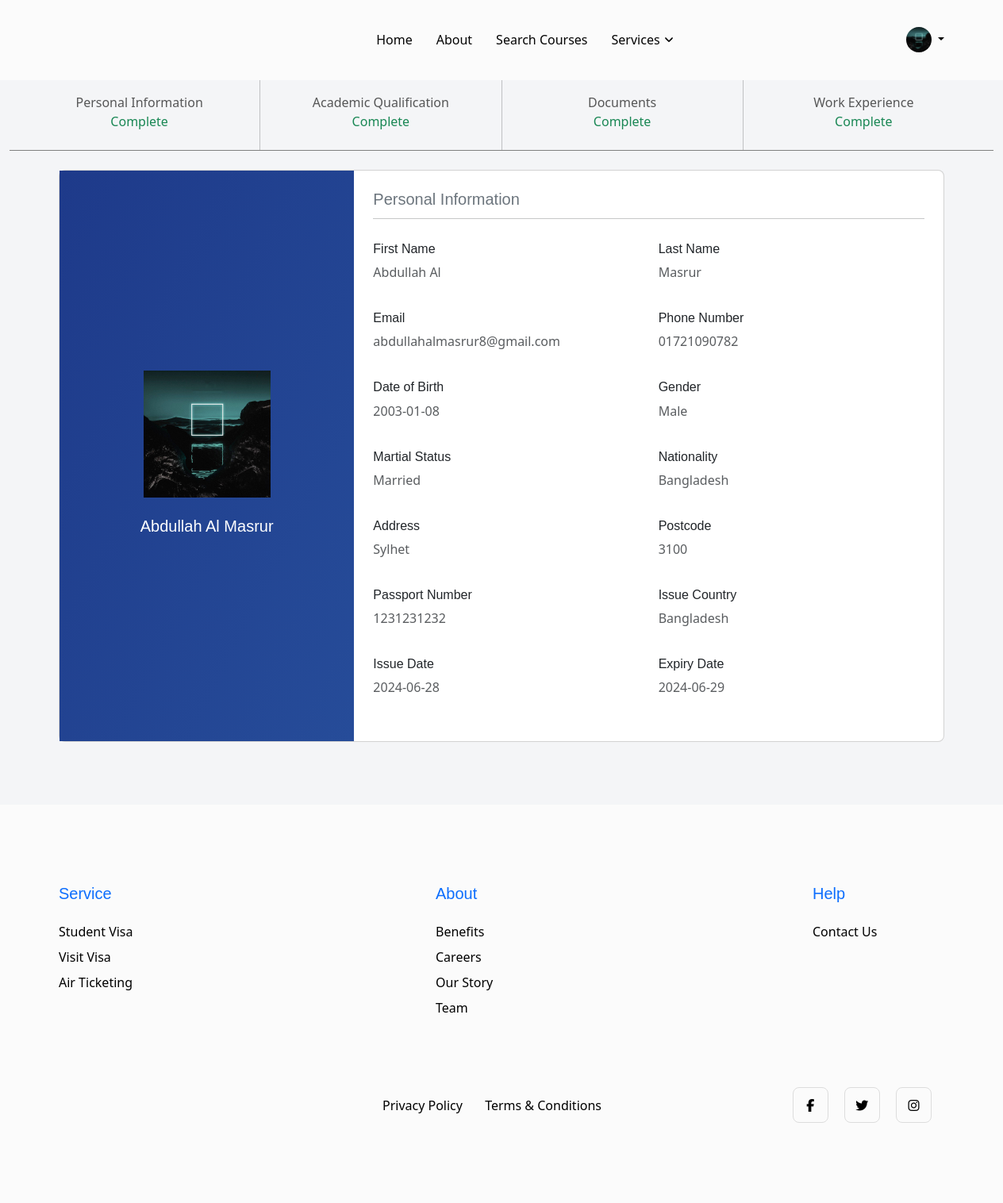
Screenshot of /profile.php (signed in) with the database file from the repository.
### tables this page shows
CREATE TABLE `users` (
  `id` int(255) NOT NULL,
  `firstname` varchar(255) NOT NULL,
  `lastname` varchar(255) NOT NULL,
  `password` varchar(255) NOT NULL,
  `email` varchar(255) NOT NULL,
  `phonenumber` varchar(255) NOT NULL,
  `verifytoken` varchar(255) NOT NULL,
  `verifystatus` int(255) NOT NULL,
  `dob` varchar(255) NOT NULL,
  `gender` varchar(255) NOT NULL,
  `marital` varchar(255) NOT NULL,
  `nation` varchar(255) NOT NULL,
  `address` varchar(255) NOT NULL,
  `postcode` varchar(255) NOT NULL,
  `passportnum` varchar(255) NOT NULL,
  `issuecountry` varchar(255) NOT NULL,
  `issuedate` varchar(255) NOT NULL,
  `expirydate` varchar(255) NOT NULL,
  `institutionname` varchar(255) NOT NULL,
  `studycountry` varchar(255) NOT NULL,
  `cgpa` varchar(255) NOT NULL,
  `qualification` varchar(255) NOT NULL,
  `startdate` varchar(255) NOT NULL,
  `enddate` varchar(255) NOT NULL,
  `language` varchar(255) NOT NULL,
  `eduaddress` varchar(255) NOT NULL,
  `companyname` varchar(255) NOT NULL,
  `jobtitle` varchar(255) NOT NULL,
  `jobstartdate` varchar(255) NOT NULL,
  `jobenddate` varchar(255) NOT NULL,
  `jobresponsibilities` varchar(255) NOT NULL,
  `createdOn` timestamp NOT NULL DEFAULT current_timestamp(),
  `assignedTo` varchar(255) NOT NULL DEFAULT 'None',
  `applied` int(255) NOT NULL,
  `profilePic` varchar(255) NOT NULL DEFAULT 'User Photos/blank-profile-picture.jpg',
  `eduDoc` longtext NOT NULL
);

### profile.php (the view, shortened to what this page needs)
<?php
include "connection.php";
if (isset($_SESSION['user'])) {
    $loggedInUser = mysqli_query($conn, "SELECT * FROM `users` WHERE email = '{$_SESSION['user']}'");
    $user = mysqli_fetch_assoc($loggedInUser);
}
function isPersonalInfoComplete($user)
{
    $fields = [
        'firstname',
        'lastname',
        'email',
        'phonenumber',
        'dob',
        'gender',
        'marital',
        'nation',
        'address',
        'postcode',
        'passportnum',
        'issuecountry',
        'issuedate',
        'expirydate'
    ];
    return true;
}
$isComplete = isPersonalInfoComplete($user);
function isAcademicInfoComplete($user)
{
    $fields = [
        'institutionname',
        'studycountry',
        'qualification',
        'cgpa',
        'startdate',
        'enddate',
        'language',
        'eduaddress'
    ];
    return true;
}
$isAcademicComplete = isAcademicInfoComplete($user);
function isWorkExperienceComplete($user)
{
    $fields = [
        'companyname',
        'jobtitle',
        'jobstartdate',
        'jobenddate',
        'jobresponsibilities'
    ];
    return true;
}
$isWorkExperienceComplete = isWorkExperienceComplete($user);
?>
<!DOCTYPE html>
<html lang="en">
<head>
    <link rel="stylesheet" href="css/next.css">
    <link href="https://cdn.jsdelivr.net/npm/bootstrap@5.3.0/dist/css/bootstrap.min.css" rel="stylesheet"
>
    <link rel="stylesheet" href="https://cdnjs.cloudflare.com/ajax/libs/font-awesome/6.5.1/css/all.min.css">
    <link rel="stylesheet" href="https://cdnjs.cloudflare.com/ajax/libs/animate.css/4.1.1/animate.min.css" />
</head>
<body>
    <?php include "header.php"; ?>
    <div class="container-fluid">
        <section>
            <nav class="navbar navbar-expand-lg p-0" style="border-bottom: 1px solid grey;">
                <div class="container-fluid justify-content-center">
                    <ul class="navbar-nav justify-content-evenly w-100">
                        <li class="nav-item" style="flex: 1;">
                            <a class="nav-link text-center d-block pt-3" href="#pinfo">
                                Personal Information<br>
                                <p class="<?php echo $isComplete ? 'text-success' : 'text-danger'; ?>">
                                    <?php echo $isComplete ? 'Complete' : 'Incomplete'; ?>
                                </p>
                            </a>
                        </li>
                        <li class="nav-item" style="flex: 1;">
                            <a class="nav-link text-center d-block pt-3" href="#equalif">
                                Academic Qualification<br>
                                <p class="<?php echo $isAcademicComplete ? 'text-success' : 'text-danger'; ?>">
                                    <?php echo $isAcademicComplete ? 'Complete' : 'Incomplete'; ?>
                                </p>
                            </a>
                        </li>
                        <li class="nav-item" style="flex: 1;">
                            <a class="nav-link text-center d-block pt-3" href="#docs">
                                Documents<br>
                                <p class="text-success">Complete</p>
                            </a>
                        </li>
                        <li class="nav-item" style="flex: 1;">
                            <a class="nav-link text-center d-block pt-3" href="#wexp">
                                Work Experience<br>
                                <p class="<?php echo $isWorkExperienceComplete ? 'text-success' : 'text-danger'; ?>">
                                    <?php echo $isWorkExperienceComplete ? 'Complete' : 'Incomplete'; ?>
                                </p>
                            </a>
                        </li>
                    </ul>
                </div>
            </nav>
        </section>
        <section class="vh-100">
            <div class="container h-100">
                <div class="mt-4 col col-lg-12">
                    <div class="card" id="pinfo" style="border-radius: .5rem;">
                        <form action="" method="POST">
                            <div class="row g-0">
                                <div class="col-md-4 gradient-custom text-center text-white d-flex justify-content-center align-items-center"
                                    style="height: auto;">
                                    <div>
                                        <img src="<?php echo $user['profilePic']; ?>" alt="Avatar"
                                            class="img-fluid mb-4" style="width: 10rem;" />
                                        <h5><?php echo $user['firstname'] . " " . $user['lastname']; ?></h5>
                                    </div>
                                </div>
                                <div class="col-md-8">
                                    <div class="card-body p-4">
                                        <div class="d-flex justify-content-between mb-1">
                                            <h6 class="text-secondary fs-5">Personal Information</h6>
                                        </div>
                                        <hr class="mt-0 mb-4">
                                        <div class="row pt-1">
                                            <div class="col-6 mb-3">
                                                <h6>First Name</h6>
                                                <p class="text-muted"><?php echo $user['firstname']; ?></p>
                                            </div>
                                            <div class="col-6 mb-3">
                                                <h6>Last Name</h6>
                                                <p class="text-muted"><?php echo $user['lastname']; ?></p>
                                            </div>
                                        </div>
                                        <div class="row pt-1">
                                            <div class="col-6 mb-3">
                                                <h6>Email</h6>
                                                <p class="text-muted"><?php echo $user['email']; ?></p>
                                            </div>
                                            <div class="col-6 mb-3">
                                                <h6>Phone Number</h6>
                                                <p class="text-muted"><?php echo $user['phonenumber']; ?></p>
                                            </div>
                                        </div>
                                        <div class="row pt-1">
                                            <div class="col-6 mb-3">
                                                <h6>Date of Birth</h6>
                                                <p class="text-muted"><?php echo $user['dob']; ?></p>
                                            </div>
                                            <div class="col-6 mb-3">
                                                <h6>Gender</h6>
                                                <p class="text-muted"><?php echo $user['gender']; ?></p>
                                            </div>
                                        </div>
                                        <div class="row pt-1">
                                            <div class="col-6 mb-3">
                                                <h6>Martial Status</h6>
                                                <p class="text-muted"><?php echo $user['marital']; ?></p>
                                            </div>
                                            <div class="col-6 mb-3">
                                                <h6>Nationality</h6>
                                                <p class="text-muted"><?php echo $user['nation']; ?></p>
                                            </div>
                                        </div>
                                        <div class="row pt-1">
                                            <div class="col-6 mb-3">
                                                <h6>Address</h6>
                                                <p class="text-muted"><?php echo $user['address']; ?></p>
                                            </div>
                                            <div class="col-6 mb-3">
                                                <h6>Postcode</h6>
                                                <p class="text-muted"><?php echo $user['postcode']; ?></p>
                                            </div>
                                        </div>
                                        <div class="row pt-1">
                                            <div class="col-6 mb-3">
                                                <h6>Passport Number</h6>
                                                <p class="text-muted"><?php echo $user['passportnum']; ?></p>
                                            </div>
                                            <div class="col-6 mb-3">
                                                <h6>Issue Country</h6>
                                                <p class="text-muted"><?php echo $user['issuecountry']; ?></p>
                                            </div>
                                        </div>
                                        <div class="row pt-1">
                                            <div class="col-6 mb-3">
                                                <h6>Issue Date</h6>
                                                <p class="text-muted"><?php echo $user['issuedate']; ?></p>
                                            </div>
                                            <div class="col-6 mb-3">
                                                <h6>Expiry Date</h6>
                                                <p class="text-muted"><?php echo $user['expirydate']; ?></p>
                                            </div>
                                        </div>
                                    </div>
                                </div>
                            </div>
                        </form>
                    </div>
                </div>
            </div>
        </section>
    </div>
    <?php include "footer.php"; ?>
</body>
</html>

### header.php (shortened to what this page needs)
<header class="navigation bg-tertiary">
  <nav class="navbar navbar-expand-xl navbar-light text-center py-3">
    <div class="container">
      <a class="navbar-brand" href="index.php">
        <img loading="prelaod" decoding="async" class="img-fluid" width="90" src="images/Next Steps logo.png"
          alt="NextSteps">
      </a>
      <div class="collapse navbar-collapse" id="navbarSupportedContent">
        <ul class="navbar-nav mx-auto mb-2 mb-lg-0">
          <li class="nav-item"> <a class="nav-link" href="index.php">Home</a>
          </li>
          <li class="nav-item "> <a class="nav-link" href="about.html">About</a>
          </li>
          <li class="nav-item "> <a class="nav-link" href="search.php">Search Courses</a>
          <li class="nav-item dropdown"> <a class="nav-link dropdown-toggle" href="#" id="navbarDropdown" role="button"
              data-bs-toggle="dropdown" aria-expanded="false">Services</a>
          </li>
        </ul>
        <?php if (isset($_SESSION['user']) && $_SESSION['user'] !== 'admin') {
          $proPicQuery = mysqli_query($conn, "SELECT `profilePic` FROM `users` WHERE email = '{$_SESSION['user']}'");
          $row = mysqli_fetch_assoc($proPicQuery);
          echo
            "
              <div class='dropdown text-end'>
                <a href='#' class='d-block link-body-emphasis text-decoration-none dropdown-toggle'
                  data-bs-toggle='dropdown' aria-expanded='false'>
                  <img src='" . $row['profilePic'] . "' alt='' width='32' height='32' class='rounded-circle'>
                </a>
                <ul class='dropdown-menu text-small'>
                  <li><a class='dropdown-item' href='profile.php'>Profile</a></li>
                  <li><hr class='dropdown-divider'></li>";
          echo
            "
                  <li><a class='dropdown-item' href='logout.php'>Sign out</a></li>
                </ul>
              </div>
            ";
        } else {
          echo "<div>
                  <a href='login.php' class='btn btn-outline-primary'>Log In</a>
                  <a href='register.php' class='btn btn-primary ms-2 ms-lg-3'>Sign Up</a>
                </div>";
        }
        ?>
      </div>
    </div>
  </nav>
</header>

### rows the page displays
users: profilePic (picture), firstname "Abdullah Al", lastname "Masrur", email "abdullahalmasrur8@gmail.com", phonenumber "01721090782", dob "2003-01-08", gender "Male", marital "Married", nation "Bangladesh", address "Sylhet", postcode "3100", passportnum "1231231232", issuecountry "Bangladesh", issuedate "2024-06-28", expirydate "2024-06-29"
